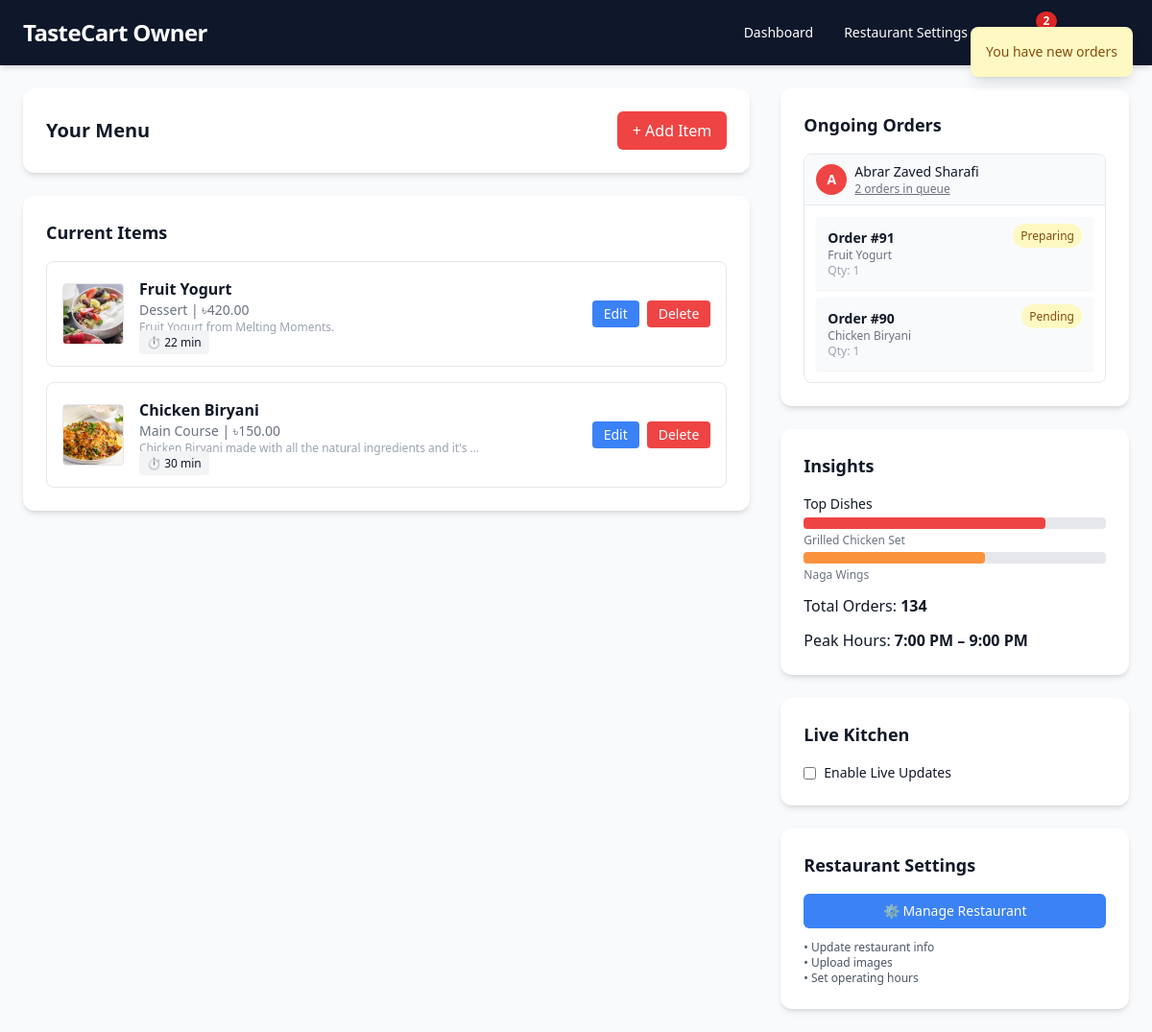
Page /dashboard (signed in) on the earlier database version.
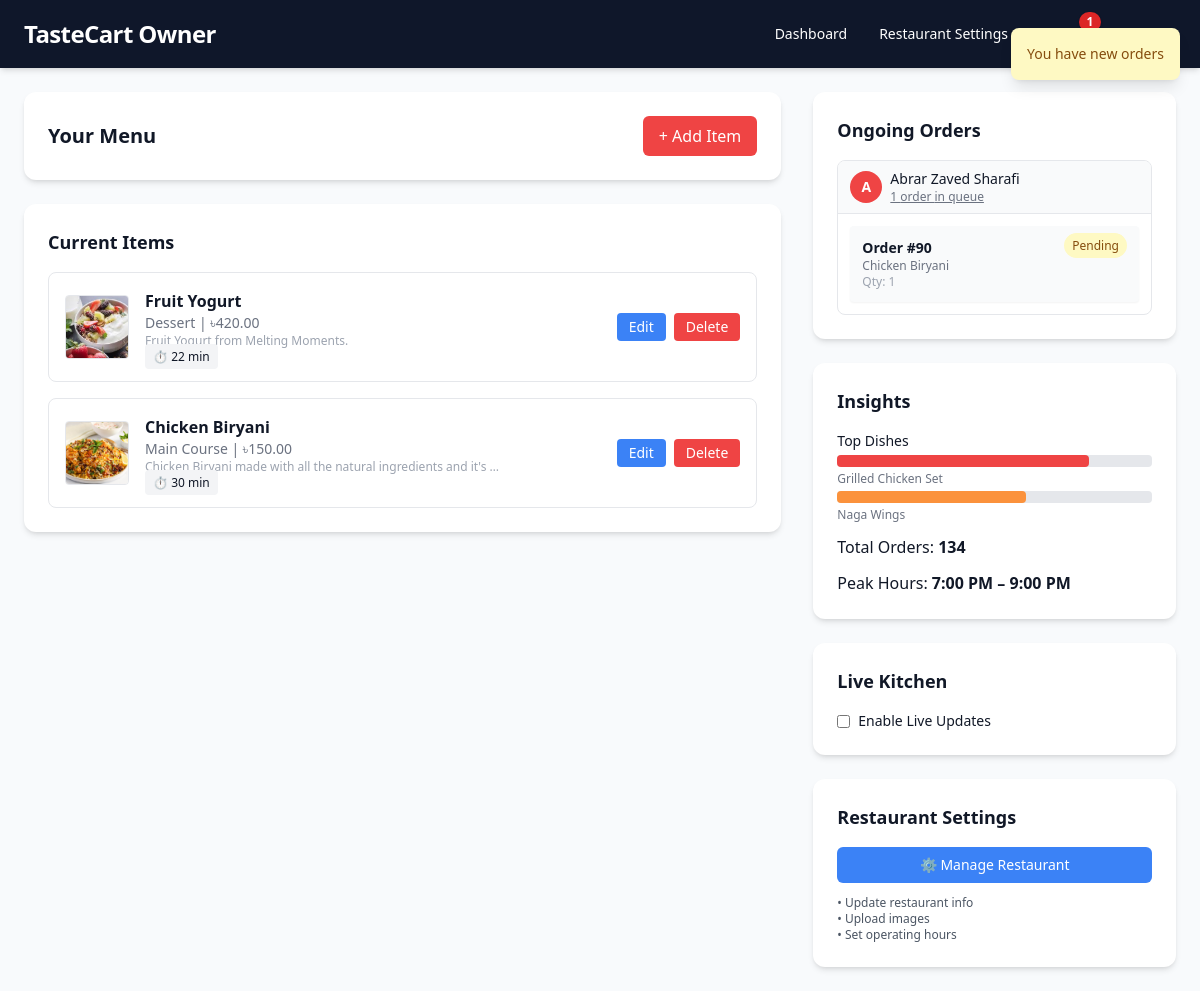
Same page on the later database version.
### restaurant/models.py (models this page shows, shortened)
class Menu(models.Model):
    CATEGORIES = [
        ("Appetizer", "Appetizer"),
        ("Main Course", "Main Course"),
        ("Dessert", "Dessert"),
        ("Beverage", "Beverage"),
    ]
    restaurant = models.ForeignKey(Restaurant, on_delete=models.CASCADE)
    item_name = models.CharField(max_length=255)
    category = models.CharField(
        max_length=50, choices=CATEGORIES, default="Main Course"
    )
    description = models.TextField(blank=True, null=True)
    price = models.DecimalField(max_digits=10, decimal_places=2)
    image = models.ImageField(upload_to="menu_images/", blank=True, null=True)
    estimated_time_delivery = models.IntegerField(
        default=30, blank=True, null=True
    )  # in minutes
    rating = models.FloatField(default=0.0)
    discount = models.DecimalField(
        max_digits=5, decimal_places=2, default=0.0, blank=True, null=True
    )  # in percentage
    is_available = models.BooleanField(default=True)

### authentication/models.py (models this page shows, shortened)
class User(AbstractBaseUser):
    USER_TYPE_CHOICES = (
        ("user", "user"),
        ("owner", "owner"),
        ("rider", "rider"),
    )
    name = models.CharField(max_length=255)
    email = models.CharField(max_length=50, unique=True)
    phone = models.CharField(max_length=15, blank=True, null=True)
    restaurant_name = models.CharField(max_length=255, blank=True, null=True)
    user_type = models.CharField(
        max_length=10, choices=USER_TYPE_CHOICES, default="User"
    )
    city= models.CharField(max_length=100, blank=True, null=True)
    is_active = models.BooleanField(default=True)
    is_staff = models.BooleanField(default=False)
    is_admin = models.BooleanField(default=False)
    is_superuser = models.BooleanField(default=False)
    username = None
    groups = None
    USERNAME_FIELD = "email"
    objects = UserManager()

### order/models.py (models this page shows, shortened)
class Order(models.Model):
    choices = [
        ("Preparing", "Preparing"),
        ("Completed", "Completed"),
        ("Cancelled", "Cancelled"),
        ("Delivered", "Delivered"),
        ("Pending", "Pending"),
        ("Completed with Rider", "Completed with Rider"),
        ("Rider Assigned", "Rider Assigned"),
        ("On the way", "On the way"),
    ]
    PAYMENT_METHOD = [
        ("Cash on Delivery", "Cash on Delivery"),
        ("Online Payment", "Online Payment"),
    ]
    user = models.ForeignKey(settings.AUTH_USER_MODEL, on_delete=models.CASCADE)
    cart = models.ForeignKey(Cart, on_delete=models.CASCADE, null=True, blank=True)
    restaurant = models.ForeignKey(
        Restaurant,
        verbose_name="Restaurant",
        on_delete=models.CASCADE,
        blank=True,
        null=True,
    )
    status = models.CharField(max_length=50, choices=choices,blank=True, null=True)
    total_price = models.DecimalField(max_digits=10, decimal_places=2, default=0.00)
    is_accepted = models.BooleanField(default=False)
    is_delivered = models.BooleanField(default=False)
    payment_method = models.CharField(
        max_length=50, choices=PAYMENT_METHOD, default="Cash on Delivery"
    )
    created_at = models.DateTimeField(auto_now_add=True)

class Cart(models.Model):
    user = models.ForeignKey(settings.AUTH_USER_MODEL, on_delete=models.CASCADE)
    item = models.ForeignKey(Menu, verbose_name="Menu Item", on_delete=models.CASCADE)
    quantity = models.PositiveIntegerField(default=1)
    total_price = models.DecimalField(max_digits=10, decimal_places=2, default=0.00)
    created_at = models.DateTimeField(auto_now_add=True)
    ordered = models.BooleanField(default=False)

### restaurant/views.py (the view, shortened to what this page needs)
# urls.py: path("dashboard", views.owner_dashboard, name="dashboard"),
@owner_required
def owner_dashboard(request):
    user = request.user
    menu_items = Menu.objects.filter(restaurant__owner=user)
    restaurant = Restaurant.objects.get(owner=user)
    form = MenuForm()
    edit_form = None
    edit_item = None
    edit_id = request.GET.get("edit")
    if edit_id:
        edit_item = get_object_or_404(Menu, id=edit_id, restaurant=restaurant)
        edit_form = MenuForm(instance=edit_item)
    orders = (
        Order.objects.filter(
            Q(cart__item__restaurant__owner=user, is_accepted=False)
            | Q(cart__item__restaurant__owner=user, status="Preparing")
            | Q(cart__item__restaurant__owner=user, status="Pending")
        )
        .order_by("-created_at")
        .exclude(status="Cancelled")
    )
    if orders:
        messages.warning(request,"You have new orders")
    context = {
        "menu_items": menu_items,
        "form": form,
        "edit_form": edit_form,
        "edit_item": edit_item,
        "orders": orders,
    }
    return render(request, "restaurant/dashboard.html", context)

### home/context_processors.py (called while the page is built)
def notification_count(request):
    notification_count = 0
    all_notifications = []
    if request.user.is_authenticated:
        all_notifications = notification.objects.filter(
            user=request.user
        ).order_by("-created_at")
        notification_count = all_notifications.filter(is_read=False).count()
    return {
        "notification_count": notification_count,
        "all_notifications": all_notifications,
    }

### order/context_processors.py (called while the page is built)
def cart_count(request):
    cart_count = 0
    if request.user.is_authenticated:
        cart_count = Cart.objects.filter(
            user=request.user, ordered=False, quantity__gt=0
        ).count()
    return {"cart_count": cart_count}

### templates/restaurant/dashboard.html (shortened to what this page needs)
{% load static %}
<html lang="en">
  <head>
    <script src="https://cdn.tailwindcss.com"></script>
  </head>
  <body class="bg-bg text-gray-900">
    <header class="bg-primary text-white shadow-md">
      <div class="max-w-7xl mx-auto px-6 py-4 flex justify-between items-center">
        <h1 class="text-2xl font-bold tracking-tight">
          <a href="{% url 'index' %}" class="hover:text-accent">TasteCart</a> Owner
        </h1>
        <nav class="flex items-center gap-2 text-sm font-medium">
          <a href="#" class="relative px-3 py-2 rounded-md transition hover:bg-white/10 hover:text-accent focus:outline-none focus:ring-2 focus:ring-accent">
            Dashboard
          </a>
          <a href="{% url 'restaurant_settings' %}" class="relative px-3 py-2 rounded-md transition hover:bg-white/10 hover:text-accent focus:outline-none focus:ring-2 focus:ring-accent">
            Restaurant Settings
          </a>
          <a href="{% url 'orders' %}" class="relative px-3 py-2 rounded-md transition hover:bg-white/10 hover:text-accent focus:outline-none focus:ring-2 focus:ring-accent">
            {% if orders %}
              <span class="absolute top-1 right-1 -mt-2 -mr-2 inline-flex items-center justify-center px-2 py-0.5 rounded-full text-xs font-semibold bg-accent text-white shadow">
          {{ orders|length }}
              </span>
            {% endif %}
          </a>
          <a href="{% url 'logout' %}" class="relative px-3 py-2 rounded-md transition hover:bg-white/10 hover:text-accent focus:outline-none focus:ring-2 focus:ring-accent">
          </a>
        </nav>
      </div>
    </header>
    {% include "kits/message.html" %}
    <main class="max-w-7xl mx-auto p-6 grid grid-cols-1 lg:grid-cols-3 gap-8">
    <section class="lg:col-span-2 space-y-6">
      <div class="bg-white p-6 rounded-xl shadow-md flex justify-between items-center">
        <h2 class="text-xl font-semibold">Your Menu</h2>
        <button id="openModal" class="bg-red-500 hover:bg-red-600 text-white px-4 py-2 rounded-md">+ Add Item</button>
      </div>
      <div class="bg-white p-6 rounded-xl shadow-md">
        <h3 class="text-lg font-semibold mb-4">Current Items</h3>
        {% if menu_items %}
        <ul class="space-y-4">
          {% for item in menu_items %}
          <li class="flex items-center justify-between p-4 border rounded-lg hover:bg-gray-50">
            <div class="flex items-center gap-4">
              {% if item.image %}
              <img src="{{ item.image.url }}" alt="{{ item.item_name }}" class="w-16 h-16 rounded object-cover border" />
              {% else %}
              <div class="w-16 h-16 bg-gray-200 rounded flex items-center justify-center text-gray-400">N/A</div>
              {% endif %}
              <div>
                <p class="font-semibold">{{ item.item_name }}</p>
                <p class="text-sm text-gray-500">{{ item.category }} | ৳{{ item.price }}</p>
                <p class="text-xs text-gray-400">{{ item.description|truncatewords:10 }}</p>
                <span class="text-xs bg-gray-100 px-2 py-1 rounded">⏱ {{ item.estimated_time_delivery }} min</span>
              </div>
            </div>
            <div class="flex gap-2">
              <button onclick="openEditModal({{ item.id }})"
                      class="bg-blue-500 hover:bg-blue-600 text-white px-3 py-1 rounded text-sm">
                Edit
              </button>
              <button onclick="openDeleteModal({{ item.id }}, '{{ item.item_name|escapejs }}')"
                      class="bg-red-500 hover:bg-red-600 text-white px-3 py-1 rounded text-sm">
                Delete
              </button>
            </div>
          </li>
          {% endfor %}
        </ul>
        {% else %}
        <p class="text-sm text-gray-500">No menu items available.</p>
        {% endif %}
      </div>
    </section>
    <aside class="space-y-6">
      <section class="bg-white p-6 rounded-xl shadow-md">
        <h3 class="text-lg font-semibold mb-4">Ongoing Orders</h3>
        {% if orders %}
          {% regroup orders by user as user_orders %}
          <div class="space-y-4">
            {% for user_group in user_orders %}
              <div class="border rounded-lg overflow-hidden">
                <div class="bg-gray-50 px-3 py-2 border-b">
                  <div class="flex items-center gap-2">
                    <div class="bg-red-500 text-white w-8 h-8 rounded-full flex items-center justify-center font-bold text-sm">
                      {% if user_group.grouper.name %}
                        {{ user_group.grouper.name|first|upper }}
                      {% else %}
                        {{ user_group.grouper.username|first|upper }}
                      {% endif %}
                    </div>
                    <div class="flex-1">
                      <p class="font-medium text-sm">
                        {% if user_group.grouper.name %}
                          {{ user_group.grouper.name }}
                        {% else %}
                          {{ user_group.grouper.username }}
                        {% endif %}
                      </p>
                      <a href="{% url 'orders' %}" class="text-xs text-gray-500 hover:text-accent underline">
                        {{ user_group.list|length }} order{{ user_group.list|length|pluralize }} in queue
                      </a>
                    </div>
                  </div>
                </div>
                <div class="space-y-2 p-3">
                  {% for order in user_group.list %}
                    {% if order.status %}
                    <div class="bg-gray-50 p-3 rounded shadow-sm">
                      <div class="flex justify-between items-start">
                        <div class="flex-1">
                          <h4 class="font-bold text-sm">Order #{{ order.id }}</h4>
                          <p class="text-xs text-gray-500">{{ order.cart.item.item_name }}</p>
                          <p class="text-xs text-gray-400">Qty: {{ order.cart.quantity }}</p>
                        </div>
                        <div class="text-right">
                          <span class="text-xs bg-yellow-100 text-yellow-800 px-2 py-1 rounded-full">{{ order.status }}</span>
                        </div>
                      </div>
                    </div>
                    {% endif %}
                  {% endfor %}
                </div>
              </div>
            {% endfor %}
          </div>
        {% else %}
          <p class="text-sm text-gray-500">No ongoing orders.</p>
        {% endif %}
      </section>
      <section class="bg-white p-6 rounded-xl shadow-md">
        <h3 class="text-lg font-semibold mb-4">Insights</h3>
        <div class="space-y-3">
          <div>
            <p class="text-sm font-medium">Top Dishes</p>
            <div class="bg-gray-200 rounded h-3 mt-1">
              <div class="bg-red-500 h-full rounded w-4/5"></div>
            </div>
            <p class="text-xs text-gray-500 mt-1">Grilled Chicken Set</p>
            <div class="bg-gray-200 rounded h-3 mt-1">
              <div class="bg-orange-400 h-full rounded w-3/5"></div>
            </div>
            <p class="text-xs text-gray-500 mt-1">Naga Wings</p>
          </div>
          <p>Total Orders: <strong>134</strong></p>
          <p>Peak Hours: <strong>7:00 PM – 9:00 PM</strong></p>
        </div>
      </section>
      <section class="bg-white p-6 rounded-xl shadow-md">
        <h3 class="text-lg font-semibold mb-4">Live Kitchen</h3>
        <label class="inline-flex items-center">
          <input type="checkbox" class="accent-red-500" id="liveKitchenToggle" />
          <span class="ml-2 text-sm">Enable Live Updates</span>
        </label>
      </section>
      <section class="bg-white p-6 rounded-xl shadow-md">
        <h3 class="text-lg font-semibold mb-4">Restaurant Settings</h3>
        <div class="space-y-3">
          <a href="{% url 'restaurant_settings' %}" class="block w-full bg-blue-500 hover:bg-blue-600 text-white text-center py-2 px-4 rounded-md text-sm transition duration-200">
            ⚙️ Manage Restaurant
          </a>
          <div class="text-xs text-gray-600">
            <p>• Update restaurant info</p>
            <p>• Upload images</p>
            <p>• Set operating hours</p>
          </div>
        </div>
      </section>
    </aside>
  </main>
  </body>
</html>

### templates/kits/message.html (shortened to what this page needs)
<div id="message-container" class="fixed top-5 right-5 z-[9999] space-y-2 w-auto max-w-sm transition-all duration-500">
  {% if messages %}
    {% for message in messages %}
      <div class="flex items-start gap-3 p-4 rounded-lg shadow-lg text-sm font-medium transition-all duration-300
        {% if message.tags == 'success' %}
          bg-green-100 text-green-800
        {% elif message.tags == 'error' %}
          bg-red-100 text-red-800
        {% elif message.tags == 'warning' %}
          bg-yellow-100 text-yellow-800
        {% else %}
          bg-blue-100 text-blue-800
        {% endif %}"
        onmouseenter="clearTimeout(this.timer)"
        onmouseleave="this.timer = setTimeout(() => this.style.animation = 'fadeout 0.5s ease-in-out forwards', 3000)">
        {{ message }}
      </div>
    {% endfor %}
  {% endif %}
</div>

Differences in the rows shown:
changed User "Abrar Zaved Sharafi": loses Order (id "91", cart.item.item_name "Fruit Yogurt", cart.quantity "1", status "Preparing"); list|length "2" → "1"
Other differences:
{{ orders|length }}: "2" → "1"
